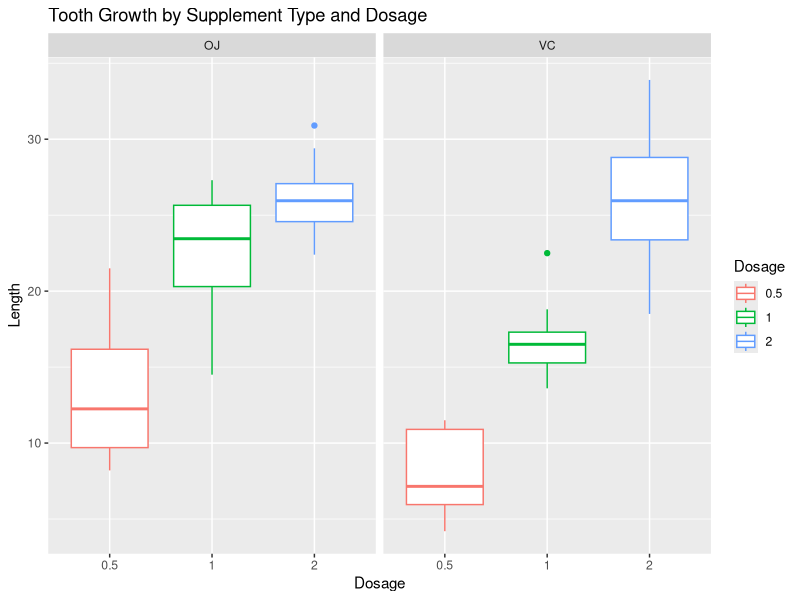

This chart was generated by the following R code:
## ---- chunk 1

library(ggplot2)
library(datasets)
data("ToothGrowth")

## ---- chunk 2

qplot(as.factor(dose), len, 
      data = ToothGrowth, 
      geom="boxplot", 
      facets=~ supp, 
      color = as.factor(dose)) + 
  labs(x = "Dosage", y = "Length", color = "Dosage", 
       title = "Tooth Growth by Supplement Type and Dosage")

## ---- chunk 3
dose.m <- .5

g1 <- ToothGrowth[ToothGrowth$supp == "OJ" & ToothGrowth$dose == dose.m,"len"]
g2 <- ToothGrowth[ToothGrowth$supp == "VC" & ToothGrowth$dose == dose.m,"len"]

t.test(g1,g2)

## ---- chunk 4
dose.m <- 1

g1 <- ToothGrowth[ToothGrowth$supp == "OJ" & ToothGrowth$dose == dose.m,"len"]
g2 <- ToothGrowth[ToothGrowth$supp == "VC" & ToothGrowth$dose == dose.m,"len"]

t.test(g1,g2)

## ---- chunk 5
dose.m <- 2

g1 <- ToothGrowth[ToothGrowth$supp == "OJ" & ToothGrowth$dose == dose.m,"len"]
g2 <- ToothGrowth[ToothGrowth$supp == "VC" & ToothGrowth$dose == dose.m,"len"]

t.test(g1,g2)

## ---- chunk 6

g1 <- ToothGrowth[ToothGrowth$supp == "OJ","len"]
g2 <- ToothGrowth[ToothGrowth$supp == "VC","len"]

t.test(g1,g2)

